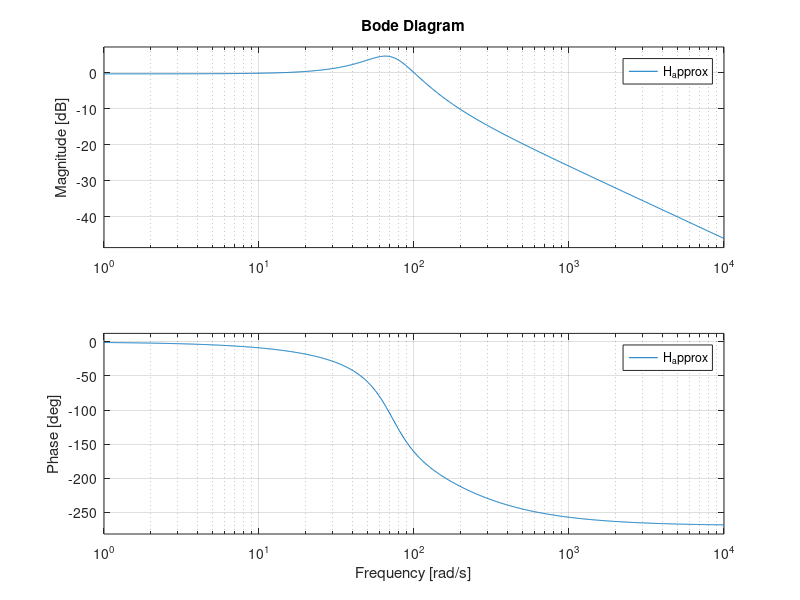
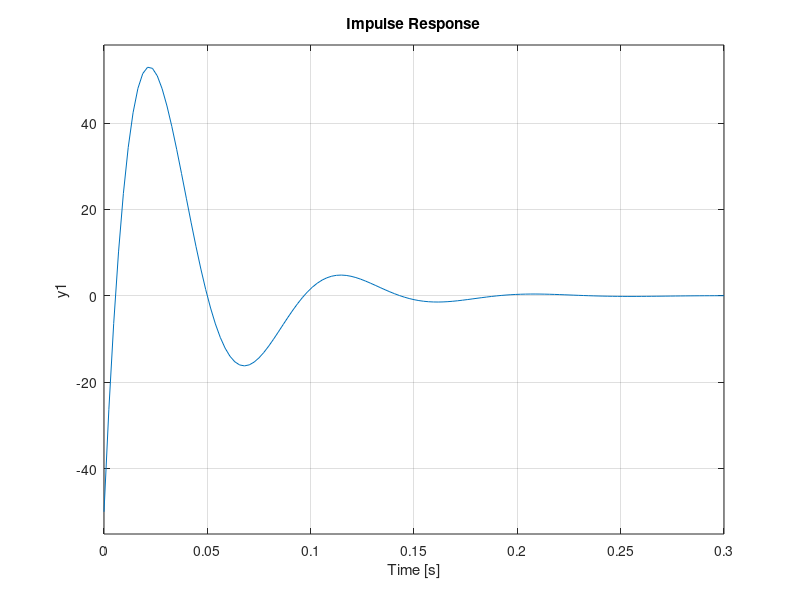
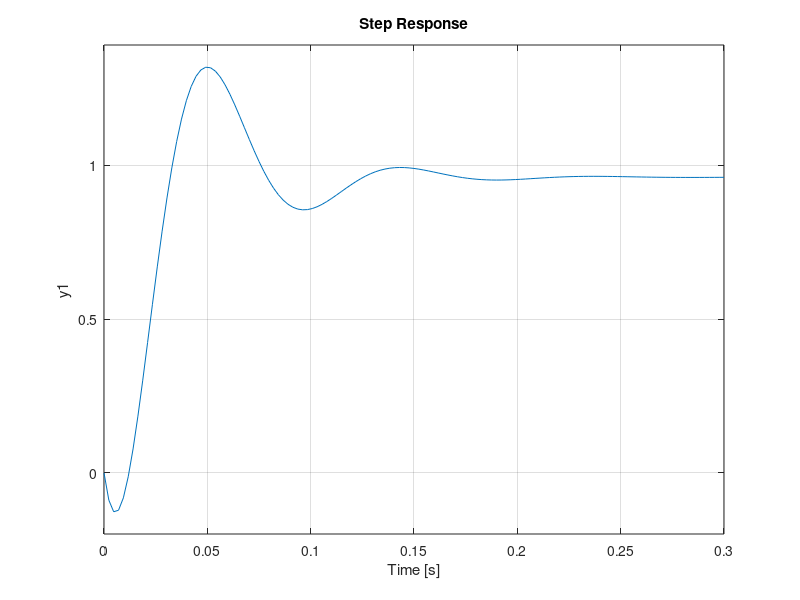

Source code (MATLAB) for these figures, in order:
% Matt McDade
% System Simulation HW 2
% Not sure what all else you're looking for on this one, this definitely
% isn't everything

H_approx = tf([0 -50 50*33.3333 50*13333.3], [1 185.333 12133.3 693333]);

figure(1); bode(H_approx)
figure(2); impulse(H_approx)
figure(3); step(H_approx)
